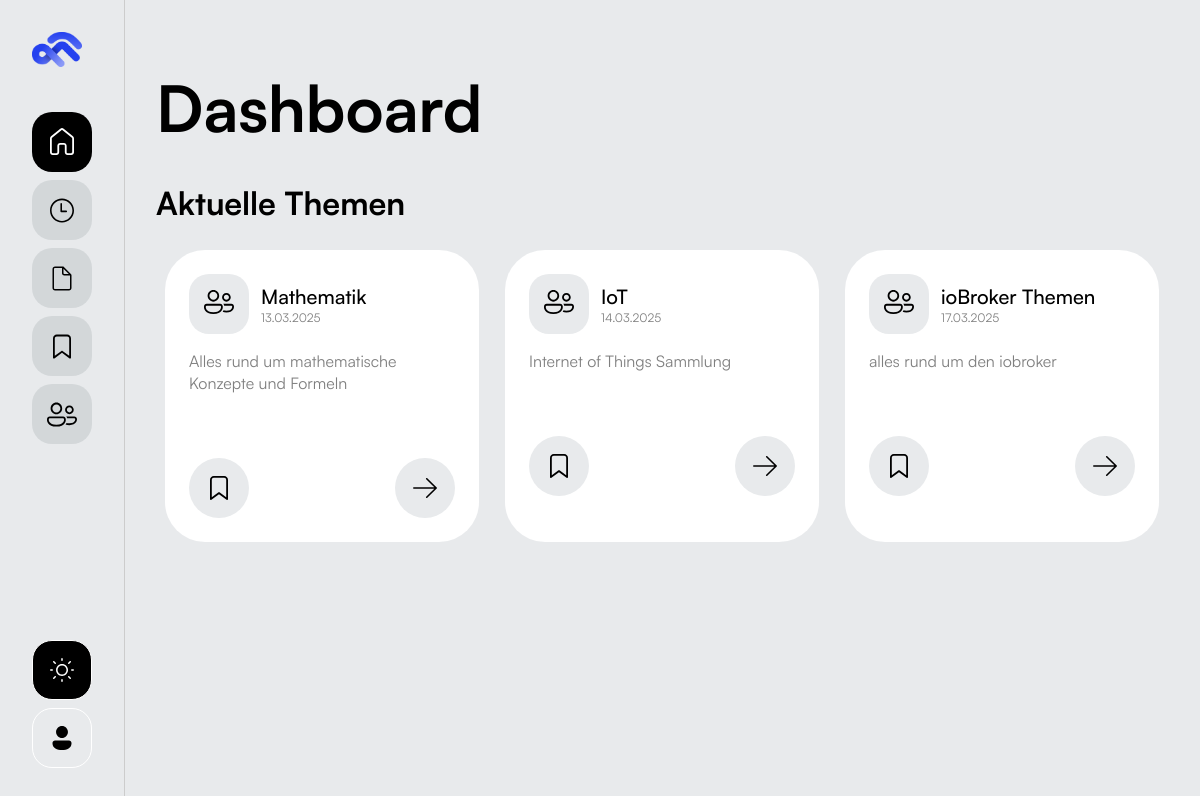
Before: / with the older database file.
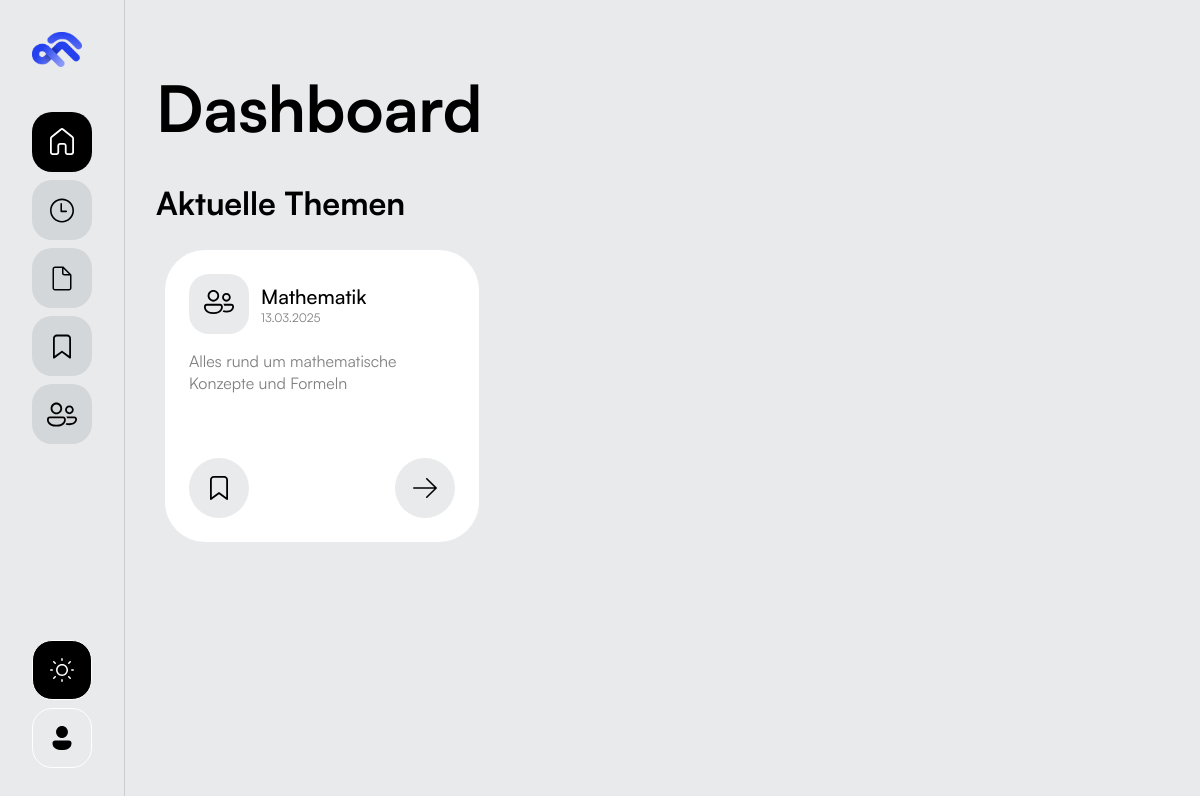
After: the same page with the newer database file.
### app/models.py (models this page shows, shortened)
class Category(db.Model):
    __tablename__ = 'categories'
    id = db.Column(db.Integer, primary_key = True)
    name = db.Column(db.String(100), nullable = False)
    description = db.Column(db.Text)
    created_at = db.Column(db.DateTime, default = datetime.utcnow)
    updated_at = db.Column(db.DateTime, default=datetime.utcnow, onupdate = datetime.utcnow)
    subcategories = db.relationship('Subcategory', backref = 'category', lazy = 'dynamic', cascade='all, delete-orphan')

### app/routes.py (the view)
@app.route("/")
def startseite():
    kategorien = Category.query.all()
    return render_template('startseite.html', kategorien = kategorien)

### app/templates/startseite.html (shortened to what this page needs)
{% extends 'base.html' %}
{% block content %}
<div class="heading_page_wrapper">
    <h1>Dashboard</h1>
</div>
<div class="dashboard_body_grid">
    <div class="dashboard_body_cell">
        <h2>Aktuelle Themen</h2>
        {% if kategorien %}
            <div class="themen_category_grid">
                {% for kategorie in kategorien %}
                    <a href="{{ url_for('kategorie_anzeigen', kategorie_id = kategorie.id) }}" class="category_box_outline">
                        <div class="category_box">
                            <div class="category_info_container">
                                <div class="category_info_wrapper">
                                <div class="category_icon_wrapper">
                                    <span class="category_icon">
                                    </span>
                                </div>
                                <div class="category_heading_wrapper">
                                    <h3>{{ kategorie.name }}</h3>
                                    <p class="text-style-small">{{ kategorie.updated_at.strftime('%d.%m.%Y') }}</p>
                                </div>
                                </div>
                                <p>{{ kategorie.description|default('Keine Beschreibung vorhanden.')|truncate(100) }}</p>
                            </div>
                            <div class="category_btn_wrapper">
                                <div class="category_btn">
                                </div>
                                <div class="category_btn">
                                </div>
                            </div>
                        </div>
                    </a>
                {% endfor %}
            </div>
        {% else %}
            <p>Keine Kategorien gefunden.</p>
        {% endif %}
            </div>
        </div>
{% endblock %}

### app/templates/base.html (shortened to what this page needs)
<!DOCTYPE html>
<html lang="de">
<head>
    <link rel="stylesheet" href="{{ url_for('static', filename = 'css/styles.css') }}">
    <link rel="stylesheet" href="{{ url_for('static', filename = 'css/articles.css') }}">
    <link rel="stylesheet" href="{{ url_for('static', filename = 'css/popup.css') }}">
    <link rel="stylesheet" href="{{ url_for('static', filename = 'css/markdown-preview.css') }}">
    <link rel="stylesheet" href="{{ url_for('static', filename = 'css/context-menu.css') }}">
    <link rel="stylesheet" href="https://cdn.jsdelivr.net/simplemde/latest/simplemde.min.css">
</head>
<body>
  {% include 'sidebar.html' %}
  <main>
    <div class="page_wrapper">
      {% block content %}{% endblock %}
    </div>
  </main>
</body>
</html>

### app/templates/sidebar.html (shortened to what this page needs)
<div class="sb_section">
    <div class="sb_container">
        <div class="sb_wrapper">
            <div class="sb_logo_wrapper">
                <img class="sb_logo" src="{{ url_for('static', filename = 'images/sf_logo_color.png') }}">
            </div>
            <div class="sb_link_wrapper">
                <a href="{{ url_for('startseite') }}" class="link_icon_wrapper {% if request.path == url_for('startseite') %}active{% endif %}">
                </a>
                <a class="link_icon_wrapper">
                </a>
                <a href="{{ url_for('themen') }}" class="link_icon_wrapper {% if request.path.startswith(url_for('themen')) %}active{% endif %}">
                </a>
                <a class="link_icon_wrapper">
                </a>
                <a class="link_icon_wrapper">
                </a>
            </div>
        </div>
            <div class="sb_link_wrapper">
                <div id="theme-toggle" class="sb_settings_box light">
                </div>
                <div class="sb_settings_box">
                </div>
            </div>
        </div>
    </div>

### app/static/css/styles.css (style rules this page uses)
:root { --primary-blue: #2541EF; --primary-dark: #1a34d9; --primary-muted: rgba(37, 65, 239, 0.1); --primary-light-muted: rgba(37, 65, 239, 0.05); --black: #000; --white: #fff; --lightest-grey: #E8EAEC; --light-hover-grey: #e6e6e6; --lighter-grey: #D3D7D9; --light-grey: #ccc; --dark-grey: rgba(0,0,0, 0.5); }
* { margin: 0; padding: 0; box-sizing: border-box; text-decoration: none; }
a { color: var(--black); }
html, body { scroll-behavior: smooth; width: 100%; height: 100%; }
body { font-family: 'Satoshi (Local)', Arial, sans-serif; font-weight: 400; background-color: var(--lightest-grey); color: var(--black); margin: 0; padding: 0; display: flex; overflow-x: hidden; }
main { flex: 1; padding-left: 124px; width: calc(100% - 124px); min-height: 100vh; box-sizing: border-box; overflow-y: auto; }
h1 { font-size: 4rem; font-weight: 700; }
h2 { font-size: 2rem; font-weight: 700; }
h3 { font-size: 20px; font-weight: 500; }
p { color: var(--dark-grey); font-size: 1rem; font-weight: 400; }
.text-style-small { font-size: 12px; font-weight: 300; }
.sb_section { min-height: 100vh; border-right: 1px solid var(--light-grey); box-sizing: border-box; flex-shrink: 0; color: var(--white); position: fixed; left: 0; top: 0; bottom: 0; z-index: 9999; }
.sb_container { height: 100%; width: 100%; padding: 2rem; display: flex; flex-direction: column; align-items: center; justify-content: space-between; }
.sb_wrapper { display: flex; flex-direction: column; height: 100%; gap: 2.5rem; align-items: center; }
.sb_logo_wrapper { width: 100%; height: auto; }
.sb_logo { width: 50px; height: auto; }
.sb_link_wrapper { display: flex; flex-direction: column; gap: 0.5rem; }
.link_icon_wrapper { display: flex; width: 60px; height: 60px; align-items: center; justify-content: center; background-color: var(--lighter-grey); border-radius: 20px; color: var(--black); cursor: pointer; }
.link_icon_wrapper.active { background-color: var(--black); color: var(--white); }
.sb_settings_box { display: flex; width: 60px; height: 60px; align-items: center; justify-content: center; border-radius: 20px; color: var(--black); border: 1px solid var(--white); cursor: pointer; }
.sb_settings_box.light { background-color: var(--black); color: var(--white); }
.page_wrapper { width: 100%; height: 100%; padding: 2rem; }
.dashboard_body_grid { display: flex; flex-direction: column; width: 100%; }
.dashboard_body_cell { display: flex; flex-direction: column; gap: 1rem; width: 100%; }
.category_box { display: flex; flex-direction: column; padding: 1.5rem; border-radius: 40px; background-color: var(--white); width: 100%; height: 100%; }
.category_icon_wrapper { display: flex; height: 60px; width: 60px; border-radius: 20px; justify-content: center; align-items: center; background-color: var(--lightest-grey); }
.category_info_wrapper { display: flex; flex-direction: row; align-items: center; gap: 12px; }
.category_heading_wrapper { display: flex; flex-direction: column; gap: 0px; }
.heading_page_wrapper { display: flex; flex-direction: row; align-items: center; justify-content: space-between; width: 100%; padding: 2rem 0; }
.themen_category_grid { display: grid; grid-template-columns: repeat(3, 1fr); grid-template-rows: auto; width: 100%; gap: 0.5rem; }
.category_btn_wrapper { display: flex; flex-direction: row; width: 100%; justify-content: space-between; align-items: center; }
.category_btn { width: 60px; height: 60px; display: flex; justify-content: center; align-items: center; color: black; background-color: var(--lightest-grey); border-radius: 50%; }
.category_info_container { display: flex; flex-direction: column; gap: 1rem; padding-bottom: 4rem; }
.category_box_outline { width: 100%; height: 100%; padding: 0.5rem; border-radius: 48px; border: 1px solid transparent; transition: border 0.1s ease-in-out; cursor: pointer; }

Changed rows visible on the page:
removed Category: name "IoT", updated_at "14.03.2025", description "Internet of Things Sammlung"
removed Category: name "ioBroker Themen", updated_at "17.03.2025", description "alles rund um den iobroker"
